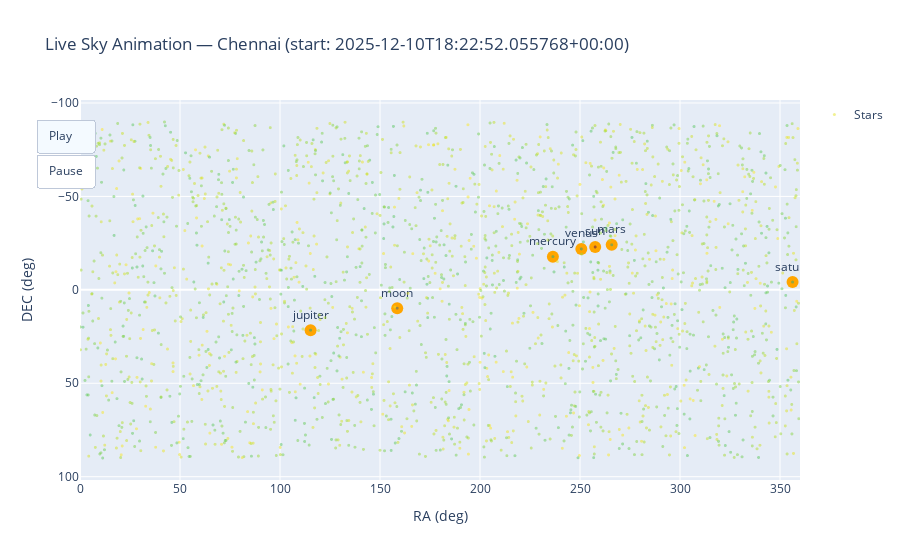

This figure's notebook cell:
### Code cell
# Cell 10 — Plotly animation builder (static star layer + dynamic planet layer + optional satellites)
# Build static star layer (downsample merged stars for performance)
star_rows = []
if isinstance(merged, list) and len(merged) > 0:
    for s in merged:
        try:
            ra = float(s.get("ra_deg", np.nan))
            dec = float(s.get("dec_deg", np.nan))
            mag = float(s.get("mag", 15.0))
            star_rows.append({"ra": ra, "dec": dec, "mag": mag})
        except Exception:
            continue
star_df = pd.DataFrame(star_rows).dropna()
if len(star_df) > 3000:
    star_df = star_df.sample(n=3000, random_state=1)

# base static traces
base_static = []
if not star_df.empty:
    base_static.append(go.Scattergl(x=star_df["ra"], y=star_df["dec"],
                                    mode="markers",
                                    marker=dict(size=3, color=star_df["mag"], colorscale="Viridis", opacity=0.5, showscale=False),
                                    name="Stars", hoverinfo="none"))
# Milky Way layer (if milky_df exists)
try:
    base_static.append(go.Scattergl(x=milky_df["ra"], y=milky_df["dec"], mode="markers", marker=dict(size=1, opacity=0.4), name="MilkyWay", hoverinfo="none"))
except Exception:
    pass

# create frames
frames = []
for fi in range(len(planet_all_frames)):
    dynamic_traces = []
    # planets
    for p in planet_all_frames[fi]:
        dynamic_traces.append(go.Scatter(x=[p["ra"]], y=[p["dec"]], mode="markers+text", text=[p["name"]], textposition="top center",
                                         marker=dict(size=12, color="orange"), name=p["name"], showlegend=False))
    # satellites for this frame (optional)
    if sat_tracks:
        sat_points = []
        for sat in sat_tracks:
            ra = sat["ra"][fi] if fi < len(sat["ra"]) else np.nan
            dec = sat["dec"][fi] if fi < len(sat["dec"]) else np.nan
            sat_points.append((ra, dec, sat["name"]))
        # add satellite trace if any valid
        sras = [r for r, d, n in sat_points if not np.isnan(r)]
        sdecs = [d for r, d, n in sat_points if not np.isnan(r)]
        snames = [n for r, d, n in sat_points if not np.isnan(r)]
        if sras:
            dynamic_traces.append(go.Scatter(x=sras, y=sdecs, mode="markers+text", text=snames, textposition="bottom center",
                                            marker=dict(size=8, color="lightgreen"), name="Satellites", showlegend=False))
    frame_data = list(base_static) + dynamic_traces
    frames.append(go.Frame(data=frame_data, name=str(fi), layout=go.Layout(title_text=f"UTC: {datetimes[fi].isoformat()}")))

# first frame for display
first_frame = frames[0].data if frames else list(base_static)

fig = go.Figure(data=first_frame, frames=frames)
fig.update_layout(
    title=f"Live Sky Animation — Chennai (start: {START.isoformat()})",
    xaxis=dict(range=[0,360], title="RA (deg)"),
    yaxis=dict(range=[-90,90], title="DEC (deg)", autorange="reversed"),
    height=650,
    updatemenus=[{
        "type":"buttons",
        "buttons":[
            {"label":"Play", "method":"animate", "args":[None, {"frame":{"duration":200, "redraw":True}, "fromcurrent":True}]},
            {"label":"Pause", "method":"animate", "args":[[None], {"frame":{"duration":0, "redraw":False}, "mode":"immediate"}]}
        ],
        "x":0.02, "y":0.95
    }],
    showlegend=True
)
fig.show()

### Figure 1 — Plotly figure (JSON) as saved in the notebook; plotly's stock layout.template omitted (floating-point values rounded to 4 significant figures; data arrays with more than 128 entries replaced by an {"elided": "..."} marker saying what was removed)
{"data": [{"hoverinfo": "none", "marker": {"color": {"elided": "2007 float values"}, "colorscale": [[0, "#440154"], [0.1111, "#482878"], [0.2222, "#3e4989"], [0.3333, "#31688e"], [0.4444, "#26828e"], [0.5556, "#1f9e89"], [0.6667, "#35b779"], [0.7778, "#6ece58"], [0.8889, "#b5de2b"], [1, "#fde725"]], "opacity": 0.5, "showscale": false, "size": 3}, "mode": "markers", "name": "Stars", "type": "scattergl", "x": {"elided": "2007 float values"}, "y": {"elided": "2007 float values"}}, {"marker": {"color": "orange", "size": 12}, "mode": "markers+text", "name": "sun", "showlegend": false, "text": ["sun"], "textposition": "top center", "type": "scatter", "x": [257.6], "y": [-22.94]}, {"marker": {"color": "orange", "size": 12}, "mode": "markers+text", "name": "moon", "showlegend": false, "text": ["moon"], "textposition": "top center", "type": "scatter", "x": [158.6], "y": [9.827]}, {"marker": {"color": "orange", "size": 12}, "mode": "markers+text", "name": "mercury", "showlegend": false, "text": ["mercury"], "textposition": "top center", "type": "scatter", "x": [236.4], "y": [-17.77]}, {"marker": {"color": "orange", "size": 12}, "mode": "markers+text", "name": "venus", "showlegend": false, "text": ["venus"], "textposition": "top center", "type": "scatter", "x": [250.7], "y": [-21.91]}, {"marker": {"color": "orange", "size": 12}, "mode": "markers+text", "name": "mars", "showlegend": false, "text": ["mars"], "textposition": "top center", "type": "scatter", "x": [265.9], "y": [-24.12]}, {"marker": {"color": "orange", "size": 12}, "mode": "markers+text", "name": "jupiter", "showlegend": false, "text": ["jupiter"], "textposition": "top center", "type": "scatter", "x": [115.3], "y": [21.59]}, {"marker": {"color": "orange", "size": 12}, "mode": "markers+text", "name": "saturn", "showlegend": false, "text": ["saturn"], "textposition": "top center", "type": "scatter", "x": [356.3], "y": [-4.153]}], "layout": {"autosize": true, "showlegend": true, "title": {"text": "Live Sky Animation — Chennai (start: 2025-12-10T18:22:52.055768+00:00)"}, "updatemenus": [{"buttons": [{"args": [null, {"frame": {"duration": 200, "redraw": true}, "fromcurrent": true}], "label": "Play", "method": "animate"}, {"args": [[null], {"frame": {"duration": 0, "redraw": false}, "mode": "immediate"}], "label": "Pause", "method": "animate"}], "type": "buttons", "x": 0.02, "y": 0.95}], "xaxis": {"range": [0, 360], "title": {"text": "RA (deg)"}, "type": "linear"}, "yaxis": {"autorange": true, "range": [101.4, -101.3], "title": {"text": "DEC (deg)"}, "type": "linear"}}}
